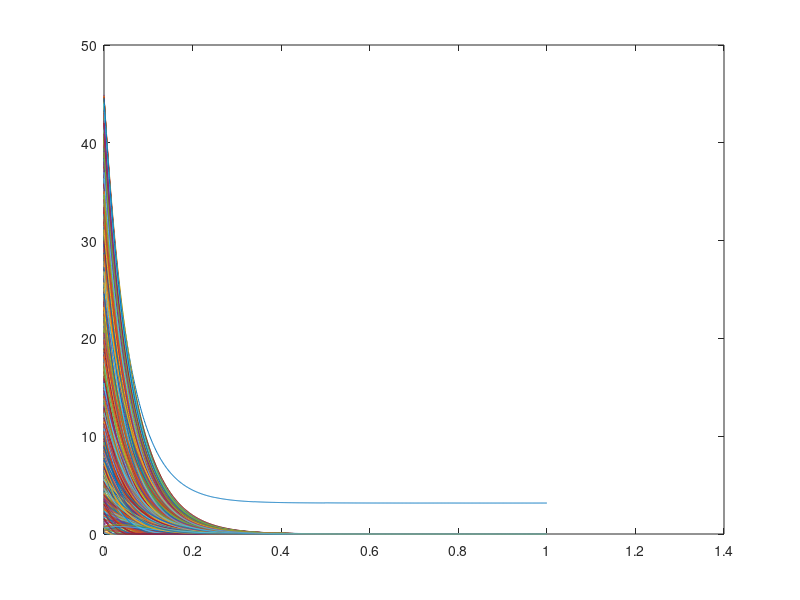
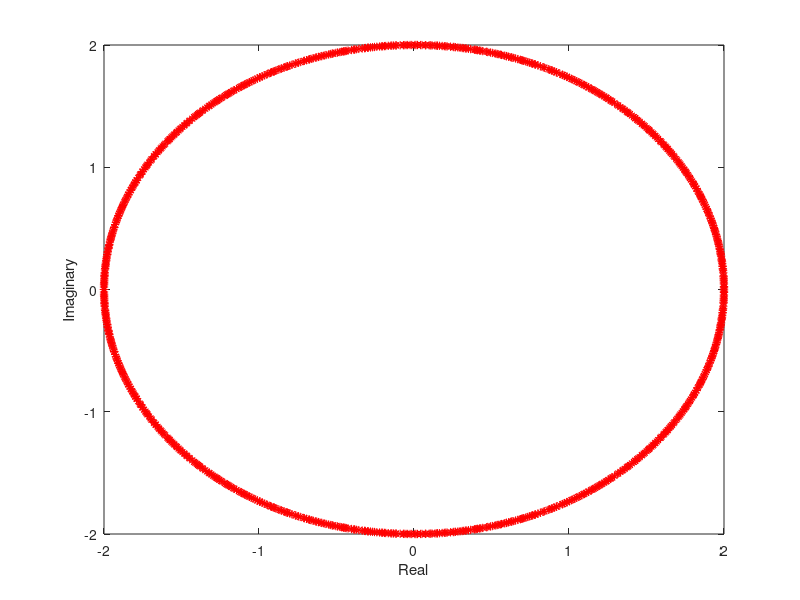

Reproduce these figures in MATLAB, in order.
%% Random Symmetric Matrix 

%Choose V as the maximum principal component of Js
%%************************************************************************

function [re_o] = Orthogonal

% Parameters:
N = 1000; % network size;
   
%Initializations
Re = 45*rand(N,1); %Initial Rates

%External Input in Hz
S_t = zeros(N,1);
S_t(5) = 20;
S_t(20) = 20;
S_t(50) = 20;
S_t(500) = 20;
S_t(250) = 20;
S_t(340) = 20;% one current injection at the beginning
So = 100; % Constant background Input
So = zeros(N,1) + So;
Input = So + S_t; %Input current includes background and transient
epsilon = 0.5;
Sigma = randn(N,1)*epsilon^1/2; % External noise
V = zeros(N,1); %Input connectivity 
V(1) = 1;


%Connectivity (Sparse and Random. Weights follow a normal distribution and
%are scaled 1/n)
meanw = 0; 
variancew = 4;%0.999/4*N;
d = 0.10;
We  = orth(randn (N,N))*(variancew^1/2) + meanw;

%Training
dt = 0.001; % Integration step size
L = size(Input,1); %length of integration = lenght of the input
Rates = zeros(N,L);  % Initialize matrix that stores history of the rates
t(1) = 0; %time variable
Re(:,1) = Re;

for n = 1:L
 
   tau_m = 0.060; %membrane time constant
   alpha = 1/tau_m; %leak parameter
 
   
 % Network activation

  h(:,n) = We*Re(:,n) + V*(Input (n)) + Sigma(n); %Input one neuron(External input and recurrent connectivity)
% h(:,n) = sigmf(h(:,n),[2 4]); %Non linear transfer function 
  
    t(n+1) = t(n) + dt; %Time variable with step size dt
   Re(:,n+1) = Re(:,n) - dt*(alpha*(Re(:,n)-h(:,n)*sqrt(dt)));  
    Re(Re < 0) = 0; %Rates are always positive
   
   
end

re_o = Re(:,L); %Save the value of the rates at the last time point - approaches steadystate

figure(1)
plot(t,Re)

   evalues = eig(We);    % Get the eigenvalues of effective connectivity matrix

   figure(2) %   Plot real and imaginary parts
     plot(real(evalues),imag(evalues),'r*') 
     xlabel('Real')
     ylabel('Imaginary')
     
    
end